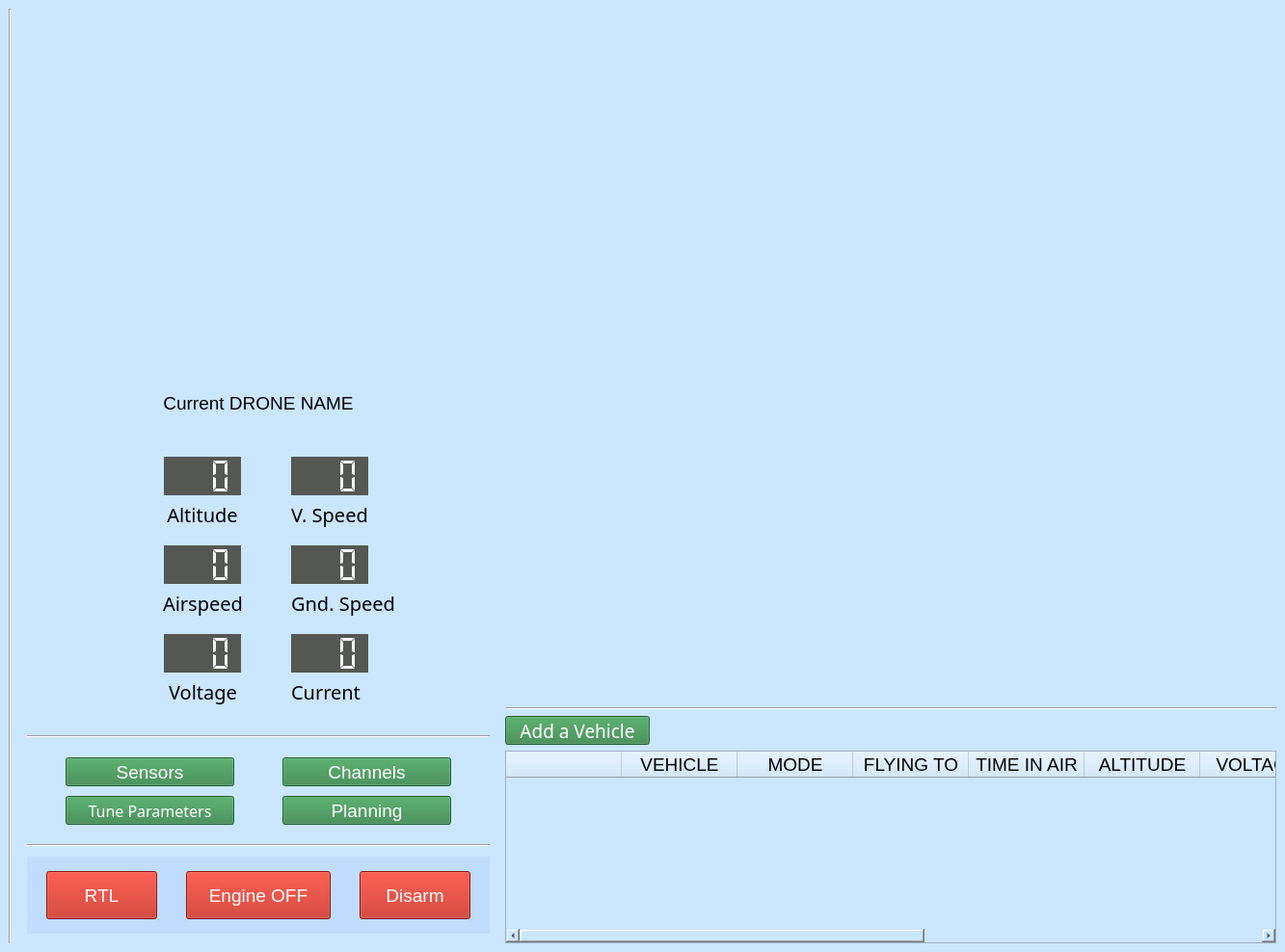
<?xml version="1.0" encoding="UTF-8"?>
<ui version="4.0">
 <class>MainWindow_main</class>
 <widget class="QMainWindow" name="MainWindow_main">
  <property name="geometry">
   <rect>
    <x>0</x>
    <y>0</y>
    <width>1285</width>
    <height>988</height>
   </rect>
  </property>
  <property name="sizePolicy">
   <sizepolicy hsizetype="Expanding" vsizetype="Expanding">
    <horstretch>0</horstretch>
    <verstretch>0</verstretch>
   </sizepolicy>
  </property>
  <property name="maximumSize">
   <size>
    <width>16777215</width>
    <height>16777215</height>
   </size>
  </property>
  <property name="palette">
   <palette>
    <active>
     <colorrole role="Button">
      <brush brushstyle="SolidPattern">
       <color alpha="255">
        <red>203</red>
        <green>230</green>
        <blue>255</blue>
       </color>
      </brush>
     </colorrole>
     <colorrole role="Base">
      <brush brushstyle="SolidPattern">
       <color alpha="255">
        <red>255</red>
        <green>255</green>
        <blue>255</blue>
       </color>
      </brush>
     </colorrole>
     <colorrole role="Window">
      <brush brushstyle="SolidPattern">
       <color alpha="255">
        <red>203</red>
        <green>230</green>
        <blue>255</blue>
       </color>
      </brush>
     </colorrole>
    </active>
    <inactive>
     <colorrole role="Button">
      <brush brushstyle="SolidPattern">
       <color alpha="255">
        <red>203</red>
        <green>230</green>
        <blue>255</blue>
       </color>
      </brush>
     </colorrole>
     <colorrole role="Base">
      <brush brushstyle="SolidPattern">
       <color alpha="255">
        <red>255</red>
        <green>255</green>
        <blue>255</blue>
       </color>
      </brush>
     </colorrole>
     <colorrole role="Window">
      <brush brushstyle="SolidPattern">
       <color alpha="255">
        <red>203</red>
        <green>230</green>
        <blue>255</blue>
       </color>
      </brush>
     </colorrole>
    </inactive>
    <disabled>
     <colorrole role="Button">
      <brush brushstyle="SolidPattern">
       <color alpha="255">
        <red>203</red>
        <green>230</green>
        <blue>255</blue>
       </color>
      </brush>
     </colorrole>
     <colorrole role="Base">
      <brush brushstyle="SolidPattern">
       <color alpha="255">
        <red>203</red>
        <green>230</green>
        <blue>255</blue>
       </color>
      </brush>
     </colorrole>
     <colorrole role="Window">
      <brush brushstyle="SolidPattern">
       <color alpha="255">
        <red>203</red>
        <green>230</green>
        <blue>255</blue>
       </color>
      </brush>
     </colorrole>
    </disabled>
   </palette>
  </property>
  <property name="font">
   <font>
    <pointsize>14</pointsize>
    <weight>50</weight>
    <bold>false</bold>
    <underline>false</underline>
   </font>
  </property>
  <property name="windowTitle">
   <string>MainWindow</string>
  </property>
  <property name="styleSheet">
   <string notr="true"/>
  </property>
  <property name="tabShape">
   <enum>QTabWidget::Rounded</enum>
  </property>
  <widget class="QWidget" name="widget_main">
   <property name="sizePolicy">
    <sizepolicy hsizetype="Expanding" vsizetype="Expanding">
     <horstretch>0</horstretch>
     <verstretch>0</verstretch>
    </sizepolicy>
   </property>
   <property name="toolTip">
    <string>&lt;html&gt;&lt;head/&gt;&lt;body&gt;&lt;p align=&quot;center&quot;&gt;&lt;br/&gt;&lt;/p&gt;&lt;/body&gt;&lt;/html&gt;</string>
   </property>
   <property name="layoutDirection">
    <enum>Qt::LeftToRight</enum>
   </property>
   <property name="autoFillBackground">
    <bool>false</bool>
   </property>
   <property name="styleSheet">
    <string notr="true">background-color:(255,0,0)</string>
   </property>
   <layout class="QHBoxLayout" name="horizontalLayout_2" stretch="1,0,0">
    <item>
     <widget class="Line" name="line_2">
      <property name="orientation">
       <enum>Qt::Vertical</enum>
      </property>
     </widget>
    </item>
    <item>
     <widget class="QWidget" name="verticalWidget" native="true">
      <property name="minimumSize">
       <size>
        <width>0</width>
        <height>970</height>
       </size>
      </property>
      <property name="maximumSize">
       <size>
        <width>450</width>
        <height>16777215</height>
       </size>
      </property>
      <layout class="QVBoxLayout" name="verticalLayout" stretch="1,0,0,0,0,0,0,0">
       <property name="spacing">
        <number>10</number>
       </property>
       <property name="sizeConstraint">
        <enum>QLayout::SetMaximumSize</enum>
       </property>
       <property name="leftMargin">
        <number>10</number>
       </property>
       <property name="topMargin">
        <number>10</number>
       </property>
       <property name="rightMargin">
        <number>10</number>
       </property>
       <property name="bottomMargin">
        <number>10</number>
       </property>
       <item>
        <widget class="pyG5AIWidget" name="widget_hud" native="true">
         <property name="sizePolicy">
          <sizepolicy hsizetype="Fixed" vsizetype="Fixed">
           <horstretch>0</horstretch>
           <verstretch>0</verstretch>
          </sizepolicy>
         </property>
         <property name="minimumSize">
          <size>
           <width>480</width>
           <height>360</height>
          </size>
         </property>
         <property name="maximumSize">
          <size>
           <width>480</width>
           <height>360</height>
          </size>
         </property>
        </widget>
       </item>
       <item>
        <spacer name="verticalSpacer_10">
         <property name="orientation">
          <enum>Qt::Vertical</enum>
         </property>
         <property name="sizeType">
          <enum>QSizePolicy::Minimum</enum>
         </property>
         <property name="sizeHint" stdset="0">
          <size>
           <width>20</width>
           <height>30</height>
          </size>
         </property>
        </spacer>
       </item>
       <item>
        <widget class="QLabel" name="label_seluav">
         <property name="sizePolicy">
          <sizepolicy hsizetype="Preferred" vsizetype="Fixed">
           <horstretch>0</horstretch>
           <verstretch>3</verstretch>
          </sizepolicy>
         </property>
         <property name="minimumSize">
          <size>
           <width>0</width>
           <height>50</height>
          </size>
         </property>
         <property name="maximumSize">
          <size>
           <width>16777215</width>
           <height>50</height>
          </size>
         </property>
         <property name="styleSheet">
          <string notr="true">background-color: rgba(0,0,0,0);
color: rgb(0, 0, 0);
font: 75 20pt &quot;URW Bookman L&quot;;</string>
         </property>
         <property name="text">
          <string>Current DRONE NAME</string>
         </property>
         <property name="alignment">
          <set>Qt::AlignCenter</set>
         </property>
        </widget>
       </item>
       <item>
        <widget class="QWidget" name="formLayout_3" native="true">
         <property name="sizePolicy">
          <sizepolicy hsizetype="Preferred" vsizetype="Preferred">
           <horstretch>1</horstretch>
           <verstretch>1</verstretch>
          </sizepolicy>
         </property>
         <property name="maximumSize">
          <size>
           <width>16777215</width>
           <height>16777215</height>
          </size>
         </property>
         <property name="layoutDirection">
          <enum>Qt::LeftToRight</enum>
         </property>
         <property name="styleSheet">
          <string notr="true"/>
         </property>
         <layout class="QFormLayout" name="formLayout_5">
          <property name="fieldGrowthPolicy">
           <enum>QFormLayout::ExpandingFieldsGrow</enum>
          </property>
          <property name="labelAlignment">
           <set>Qt::AlignCenter</set>
          </property>
          <property name="formAlignment">
           <set>Qt::AlignHCenter|Qt::AlignTop</set>
          </property>
          <property name="horizontalSpacing">
           <number>50</number>
          </property>
          <item row="0" column="1">
           <spacer name="verticalSpacer_3">
            <property name="orientation">
             <enum>Qt::Vertical</enum>
            </property>
            <property name="sizeHint" stdset="0">
             <size>
              <width>114</width>
              <height>13</height>
             </size>
            </property>
           </spacer>
          </item>
          <item row="2" column="0">
           <widget class="QLCDNumber" name="lcdNumber_altitude">
            <property name="minimumSize">
             <size>
              <width>80</width>
              <height>40</height>
             </size>
            </property>
            <property name="font">
             <font>
              <family>Ubuntu Condensed</family>
              <pointsize>14</pointsize>
              <weight>9</weight>
              <italic>false</italic>
              <bold>false</bold>
             </font>
            </property>
            <property name="layoutDirection">
             <enum>Qt::LeftToRight</enum>
            </property>
            <property name="styleSheet">
             <string notr="true">color: rgb(243, 243, 243);
font: 75 14pt &quot;Ubuntu Condensed&quot;;
background-color: rgb(85, 87, 83);</string>
            </property>
            <property name="frameShape">
             <enum>QFrame::NoFrame</enum>
            </property>
            <property name="frameShadow">
             <enum>QFrame::Sunken</enum>
            </property>
            <property name="smallDecimalPoint">
             <bool>false</bool>
            </property>
            <property name="digitCount">
             <number>3</number>
            </property>
            <property name="segmentStyle">
             <enum>QLCDNumber::Flat</enum>
            </property>
           </widget>
          </item>
          <item row="2" column="1">
           <widget class="QLCDNumber" name="lcdNumber_vspeed">
            <property name="minimumSize">
             <size>
              <width>80</width>
              <height>40</height>
             </size>
            </property>
            <property name="font">
             <font>
              <family>Ubuntu Condensed</family>
              <pointsize>14</pointsize>
              <weight>9</weight>
              <italic>false</italic>
              <bold>false</bold>
             </font>
            </property>
            <property name="layoutDirection">
             <enum>Qt::LeftToRight</enum>
            </property>
            <property name="styleSheet">
             <string notr="true">color: rgb(243, 243, 243);
font: 75 14pt &quot;Ubuntu Condensed&quot;;
background-color: rgb(85, 87, 83);</string>
            </property>
            <property name="frameShape">
             <enum>QFrame::NoFrame</enum>
            </property>
            <property name="frameShadow">
             <enum>QFrame::Sunken</enum>
            </property>
            <property name="smallDecimalPoint">
             <bool>false</bool>
            </property>
            <property name="digitCount">
             <number>3</number>
            </property>
            <property name="segmentStyle">
             <enum>QLCDNumber::Flat</enum>
            </property>
           </widget>
          </item>
          <item row="3" column="0">
           <widget class="QLabel" name="label_altitude">
            <property name="sizePolicy">
             <sizepolicy hsizetype="Preferred" vsizetype="Preferred">
              <horstretch>0</horstretch>
              <verstretch>0</verstretch>
             </sizepolicy>
            </property>
            <property name="font">
             <font>
              <family>Waree</family>
              <pointsize>15</pointsize>
              <weight>9</weight>
              <italic>false</italic>
              <bold>false</bold>
             </font>
            </property>
            <property name="statusTip">
             <string extracomment="Altitude in metres"/>
            </property>
            <property name="styleSheet">
             <string notr="true">background-color: rgba(0,0,0,0);
font: 75 15pt &quot;Waree&quot;;
color: rgb(0, 0, 0);
</string>
            </property>
            <property name="frameShape">
             <enum>QFrame::NoFrame</enum>
            </property>
            <property name="text">
             <string>Altitude</string>
            </property>
            <property name="alignment">
             <set>Qt::AlignCenter</set>
            </property>
           </widget>
          </item>
          <item row="3" column="1">
           <widget class="QLabel" name="label_vspeed">
            <property name="sizePolicy">
             <sizepolicy hsizetype="Preferred" vsizetype="Preferred">
              <horstretch>0</horstretch>
              <verstretch>0</verstretch>
             </sizepolicy>
            </property>
            <property name="font">
             <font>
              <family>Waree</family>
              <pointsize>15</pointsize>
              <weight>9</weight>
              <italic>false</italic>
              <bold>false</bold>
             </font>
            </property>
            <property name="statusTip">
             <string extracomment="Altitude in metres"/>
            </property>
            <property name="styleSheet">
             <string notr="true">background-color: rgba(0,0,0,0);
font: 75 15pt &quot;Waree&quot;;
color: rgb(0, 0, 0);
</string>
            </property>
            <property name="frameShape">
             <enum>QFrame::NoFrame</enum>
            </property>
            <property name="text">
             <string>V. Speed</string>
            </property>
            <property name="alignment">
             <set>Qt::AlignCenter</set>
            </property>
           </widget>
          </item>
          <item row="6" column="0">
           <widget class="QLCDNumber" name="lcdNumber_airspeed">
            <property name="minimumSize">
             <size>
              <width>80</width>
              <height>40</height>
             </size>
            </property>
            <property name="font">
             <font>
              <family>Ubuntu Condensed</family>
              <pointsize>14</pointsize>
              <weight>9</weight>
              <italic>false</italic>
              <bold>false</bold>
             </font>
            </property>
            <property name="layoutDirection">
             <enum>Qt::LeftToRight</enum>
            </property>
            <property name="styleSheet">
             <string notr="true">color: rgb(243, 243, 243);
font: 75 14pt &quot;Ubuntu Condensed&quot;;
background-color: rgb(85, 87, 83);</string>
            </property>
            <property name="frameShape">
             <enum>QFrame::NoFrame</enum>
            </property>
            <property name="frameShadow">
             <enum>QFrame::Sunken</enum>
            </property>
            <property name="digitCount">
             <number>3</number>
            </property>
            <property name="segmentStyle">
             <enum>QLCDNumber::Flat</enum>
            </property>
           </widget>
          </item>
          <item row="6" column="1">
           <widget class="QLCDNumber" name="lcdNumber_gndspeed">
            <property name="minimumSize">
             <size>
              <width>80</width>
              <height>40</height>
             </size>
            </property>
            <property name="font">
             <font>
              <family>Ubuntu Condensed</family>
              <pointsize>14</pointsize>
              <weight>9</weight>
              <italic>false</italic>
              <bold>false</bold>
             </font>
            </property>
            <property name="layoutDirection">
             <enum>Qt::LeftToRight</enum>
            </property>
            <property name="styleSheet">
             <string notr="true">color: rgb(243, 243, 243);
font: 75 14pt &quot;Ubuntu Condensed&quot;;
background-color: rgb(85, 87, 83);</string>
            </property>
            <property name="frameShape">
             <enum>QFrame::NoFrame</enum>
            </property>
            <property name="frameShadow">
             <enum>QFrame::Sunken</enum>
            </property>
            <property name="digitCount">
             <number>3</number>
            </property>
            <property name="segmentStyle">
             <enum>QLCDNumber::Flat</enum>
            </property>
           </widget>
          </item>
          <item row="7" column="0">
           <widget class="QLabel" name="label_airspeed">
            <property name="sizePolicy">
             <sizepolicy hsizetype="Preferred" vsizetype="Preferred">
              <horstretch>0</horstretch>
              <verstretch>0</verstretch>
             </sizepolicy>
            </property>
            <property name="font">
             <font>
              <family>Waree</family>
              <pointsize>15</pointsize>
              <weight>9</weight>
              <italic>false</italic>
              <bold>false</bold>
             </font>
            </property>
            <property name="statusTip">
             <string extracomment="Altitude in metres"/>
            </property>
            <property name="styleSheet">
             <string notr="true">background-color: rgba(0,0,0,0);
font: 75 15pt &quot;Waree&quot;;
color: rgb(0, 0, 0);
</string>
            </property>
            <property name="frameShape">
             <enum>QFrame::NoFrame</enum>
            </property>
            <property name="text">
             <string>Airspeed</string>
            </property>
            <property name="alignment">
             <set>Qt::AlignCenter</set>
            </property>
           </widget>
          </item>
          <item row="7" column="1">
           <widget class="QLabel" name="label_gndspeed">
            <property name="sizePolicy">
             <sizepolicy hsizetype="Preferred" vsizetype="Preferred">
              <horstretch>0</horstretch>
              <verstretch>0</verstretch>
             </sizepolicy>
            </property>
            <property name="font">
             <font>
              <family>Waree</family>
              <pointsize>15</pointsize>
              <weight>9</weight>
              <italic>false</italic>
              <bold>false</bold>
             </font>
            </property>
            <property name="statusTip">
             <string extracomment="Altitude in metres"/>
            </property>
            <property name="styleSheet">
             <string notr="true">background-color: rgba(0,0,0,0);
font: 75 15pt &quot;Waree&quot;;
color: rgb(0, 0, 0);
</string>
            </property>
            <property name="frameShape">
             <enum>QFrame::NoFrame</enum>
            </property>
            <property name="text">
             <string>Gnd. Speed</string>
            </property>
            <property name="alignment">
             <set>Qt::AlignCenter</set>
            </property>
           </widget>
          </item>
          <item row="9" column="1">
           <spacer name="verticalSpacer_2">
            <property name="orientation">
             <enum>Qt::Vertical</enum>
            </property>
            <property name="sizeHint" stdset="0">
             <size>
              <width>114</width>
              <height>13</height>
             </size>
            </property>
           </spacer>
          </item>
          <item row="10" column="0">
           <widget class="QLCDNumber" name="lcdNumber_voltage">
            <property name="minimumSize">
             <size>
              <width>80</width>
              <height>40</height>
             </size>
            </property>
            <property name="font">
             <font>
              <family>Ubuntu Condensed</family>
              <pointsize>14</pointsize>
              <weight>9</weight>
              <italic>false</italic>
              <bold>false</bold>
             </font>
            </property>
            <property name="layoutDirection">
             <enum>Qt::LeftToRight</enum>
            </property>
            <property name="styleSheet">
             <string notr="true">color: rgb(243, 243, 243);
font: 75 14pt &quot;Ubuntu Condensed&quot;;
background-color: rgb(85, 87, 83);</string>
            </property>
            <property name="frameShape">
             <enum>QFrame::NoFrame</enum>
            </property>
            <property name="frameShadow">
             <enum>QFrame::Sunken</enum>
            </property>
            <property name="digitCount">
             <number>3</number>
            </property>
            <property name="segmentStyle">
             <enum>QLCDNumber::Flat</enum>
            </property>
           </widget>
          </item>
          <item row="10" column="1">
           <widget class="QLCDNumber" name="lcdNumber_current">
            <property name="minimumSize">
             <size>
              <width>80</width>
              <height>40</height>
             </size>
            </property>
            <property name="font">
             <font>
              <family>Ubuntu Condensed</family>
              <pointsize>14</pointsize>
              <weight>9</weight>
              <italic>false</italic>
              <bold>false</bold>
             </font>
            </property>
            <property name="layoutDirection">
             <enum>Qt::LeftToRight</enum>
            </property>
            <property name="styleSheet">
             <string notr="true">color: rgb(243, 243, 243);
font: 75 14pt &quot;Ubuntu Condensed&quot;;
background-color: rgb(85, 87, 83);</string>
            </property>
            <property name="frameShape">
             <enum>QFrame::NoFrame</enum>
            </property>
            <property name="frameShadow">
             <enum>QFrame::Sunken</enum>
            </property>
            <property name="digitCount">
             <number>3</number>
            </property>
            <property name="segmentStyle">
             <enum>QLCDNumber::Flat</enum>
            </property>
           </widget>
          </item>
          <item row="11" column="0">
           <widget class="QLabel" name="label_voltage">
            <property name="sizePolicy">
             <sizepolicy hsizetype="Preferred" vsizetype="Preferred">
              <horstretch>0</horstretch>
              <verstretch>0</verstretch>
             </sizepolicy>
            </property>
            <property name="font">
             <font>
              <family>Waree</family>
              <pointsize>15</pointsize>
              <weight>9</weight>
              <italic>false</italic>
              <bold>false</bold>
             </font>
            </property>
            <property name="statusTip">
             <string extracomment="Altitude in metres"/>
            </property>
            <property name="styleSheet">
             <string notr="true">background-color: rgba(0,0,0,0);
font: 75 15pt &quot;Waree&quot;;
color: rgb(0, 0, 0);
</string>
            </property>
            <property name="frameShape">
             <enum>QFrame::NoFrame</enum>
            </property>
            <property name="text">
             <string>Voltage</string>
            </property>
            <property name="alignment">
             <set>Qt::AlignCenter</set>
            </property>
           </widget>
          </item>
          <item row="11" column="1">
           <widget class="QLabel" name="label_current">
            <property name="sizePolicy">
             <sizepolicy hsizetype="Preferred" vsizetype="Preferred">
              <horstretch>0</horstretch>
              <verstretch>0</verstretch>
             </sizepolicy>
            </property>
            <property name="font">
             <font>
              <family>Waree</family>
              <pointsize>15</pointsize>
              <weight>9</weight>
              <italic>false</italic>
              <bold>false</bold>
             </font>
            </property>
            <property name="statusTip">
             <string extracomment="Altitude in metres"/>
            </property>
            <property name="styleSheet">
             <string notr="true">background-color: rgba(0,0,0,0);
font: 75 15pt &quot;Waree&quot;;
color: rgb(0, 0, 0);
</string>
            </property>
            <property name="frameShape">
             <enum>QFrame::NoFrame</enum>
            </property>
            <property name="text">
             <string>Current</string>
            </property>
            <property name="alignment">
             <set>Qt::AlignCenter</set>
            </property>
           </widget>
          </item>
          <item row="13" column="1">
           <spacer name="verticalSpacer_4">
            <property name="orientation">
             <enum>Qt::Vertical</enum>
            </property>
            <property name="sizeHint" stdset="0">
             <size>
              <width>20</width>
              <height>40</height>
             </size>
            </property>
           </spacer>
          </item>
          <item row="5" column="1">
           <spacer name="verticalSpacer">
            <property name="orientation">
             <enum>Qt::Vertical</enum>
            </property>
            <property name="sizeHint" stdset="0">
             <size>
              <width>114</width>
              <height>13</height>
             </size>
            </property>
           </spacer>
          </item>
          <item row="8" column="1">
           <spacer name="verticalSpacer_5">
            <property name="orientation">
             <enum>Qt::Vertical</enum>
            </property>
            <property name="sizeHint" stdset="0">
             <size>
              <width>20</width>
              <height>40</height>
             </size>
            </property>
           </spacer>
          </item>
          <item row="4" column="1">
           <spacer name="verticalSpacer_6">
            <property name="orientation">
             <enum>Qt::Vertical</enum>
            </property>
            <property name="sizeHint" stdset="0">
             <size>
              <width>20</width>
              <height>40</height>
             </size>
            </property>
           </spacer>
          </item>
          <item row="1" column="1">
           <spacer name="verticalSpacer_7">
            <property name="orientation">
             <enum>Qt::Vertical</enum>
            </property>
            <property name="sizeHint" stdset="0">
             <size>
              <width>20</width>
              <height>40</height>
             </size>
            </property>
           </spacer>
          </item>
          <item row="12" column="1">
           <spacer name="verticalSpacer_8">
            <property name="orientation">
             <enum>Qt::Vertical</enum>
            </property>
            <property name="sizeHint" stdset="0">
             <size>
              <width>20</width>
              <height>40</height>
             </size>
            </property>
           </spacer>
          </item>
         </layout>
        </widget>
       </item>
       <item>
        <widget class="Line" name="line_4">
         <property name="orientation">
          <enum>Qt::Horizontal</enum>
         </property>
        </widget>
       </item>
       <item>
        <widget class="QWidget" name="gridlayout_functions" native="true">
         <property name="maximumSize">
          <size>
           <width>16777215</width>
           <height>90</height>
          </size>
         </property>
         <layout class="QGridLayout" name="gridLayout_3">
          <property name="leftMargin">
           <number>40</number>
          </property>
          <property name="topMargin">
           <number>10</number>
          </property>
          <property name="rightMargin">
           <number>40</number>
          </property>
          <property name="bottomMargin">
           <number>10</number>
          </property>
          <property name="horizontalSpacing">
           <number>50</number>
          </property>
          <property name="verticalSpacing">
           <number>10</number>
          </property>
          <item row="2" column="0">
           <widget class="QPushButton" name="pushButton_tune">
            <property name="font">
             <font>
              <family>Umpush</family>
              <pointsize>12</pointsize>
              <weight>50</weight>
              <italic>false</italic>
              <bold>false</bold>
             </font>
            </property>
            <property name="styleSheet">
             <string notr="true">background-color: rgb(48,132,70);
color: rgb(255, 255, 255);
font: 12pt &quot;Umpush&quot;;</string>
            </property>
            <property name="text">
             <string>Tune Parameters</string>
            </property>
           </widget>
          </item>
          <item row="2" column="1">
           <widget class="QPushButton" name="pushButton_planning">
            <property name="styleSheet">
             <string notr="true">background-color: rgb(48,132,70);
color: rgb(255, 255, 255);
font: 12pt &quot;Umpush&quot;;</string>
            </property>
            <property name="text">
             <string>Planning</string>
            </property>
           </widget>
          </item>
          <item row="1" column="0">
           <widget class="QPushButton" name="pushButton_sensors">
            <property name="styleSheet">
             <string notr="true">background-color: rgb(48,132,70);
color: rgb(255, 255, 255);
font: 12pt &quot;Umpush&quot;;</string>
            </property>
            <property name="text">
             <string>Sensors</string>
            </property>
           </widget>
          </item>
          <item row="1" column="1">
           <widget class="QPushButton" name="pushButton_rc">
            <property name="styleSheet">
             <string notr="true">background-color: rgb(48,132,70);
color: rgb(255, 255, 255);
font: 12pt &quot;Umpush&quot;;</string>
            </property>
            <property name="text">
             <string>Channels</string>
            </property>
           </widget>
          </item>
         </layout>
        </widget>
       </item>
       <item>
        <widget class="Line" name="line_3">
         <property name="orientation">
          <enum>Qt::Horizontal</enum>
         </property>
        </widget>
       </item>
       <item>
        <widget class="QWidget" name="horizontalWidget" native="true">
         <property name="minimumSize">
          <size>
           <width>0</width>
           <height>80</height>
          </size>
         </property>
         <property name="layoutDirection">
          <enum>Qt::LeftToRight</enum>
         </property>
         <property name="styleSheet">
          <string notr="true">background-color: rgb(192, 220, 255);</string>
         </property>
         <layout class="QHBoxLayout" name="horizontalLayout_4">
          <property name="spacing">
           <number>30</number>
          </property>
          <property name="leftMargin">
           <number>20</number>
          </property>
          <property name="rightMargin">
           <number>20</number>
          </property>
          <item>
           <widget class="QPushButton" name="pushButton_RTL">
            <property name="minimumSize">
             <size>
              <width>90</width>
              <height>50</height>
             </size>
            </property>
            <property name="styleSheet">
             <string notr="true">background-color: rgb(187,30,16);
color: rgb(255, 255, 255);
font: 75 20pt &quot;Padauk Book [PYRS]&quot;;</string>
            </property>
            <property name="text">
             <string>RTL</string>
            </property>
           </widget>
          </item>
          <item>
           <widget class="QPushButton" name="pushButton_engineOff">
            <property name="minimumSize">
             <size>
              <width>150</width>
              <height>50</height>
             </size>
            </property>
            <property name="styleSheet">
             <string notr="true">background-color: rgb(187,30,16);
color: rgb(255, 255, 255);
font: 75 20pt &quot;Padauk Book [PYRS]&quot;;</string>
            </property>
            <property name="text">
             <string>Engine OFF</string>
            </property>
           </widget>
          </item>
          <item>
           <widget class="QPushButton" name="pushButton_disarm">
            <property name="minimumSize">
             <size>
              <width>90</width>
              <height>50</height>
             </size>
            </property>
            <property name="styleSheet">
             <string notr="true">background-color: rgb(187,30,16);
color: rgb(255, 255, 255);
font: 75 20pt &quot;Padauk Book [PYRS]&quot;;</string>
            </property>
            <property name="text">
             <string>Disarm</string>
            </property>
           </widget>
          </item>
         </layout>
        </widget>
       </item>
      </layout>
     </widget>
    </item>
    <item>
     <layout class="QVBoxLayout" name="verticalLayout_2" stretch="0,0,0,0">
      <item>
       <widget class="MapWidget" name="widget_map" native="true"/>
      </item>
      <item>
       <widget class="Line" name="line">
        <property name="orientation">
         <enum>Qt::Horizontal</enum>
        </property>
       </widget>
      </item>
      <item>
       <layout class="QHBoxLayout" name="horizontalLayout">
        <item>
         <widget class="QPushButton" name="pushButton_addvehicle">
          <property name="minimumSize">
           <size>
            <width>150</width>
            <height>0</height>
           </size>
          </property>
          <property name="maximumSize">
           <size>
            <width>16777215</width>
            <height>30</height>
           </size>
          </property>
          <property name="font">
           <font>
            <family>Umpush</family>
            <pointsize>14</pointsize>
            <weight>50</weight>
            <italic>false</italic>
            <bold>false</bold>
           </font>
          </property>
          <property name="styleSheet">
           <string notr="true">background-color: rgb(48,132,70);
color: rgb(255, 255, 255);
font: 14pt &quot;Umpush&quot;;</string>
          </property>
          <property name="text">
           <string>Add a Vehicle</string>
          </property>
         </widget>
        </item>
        <item>
         <spacer name="horizontalSpacer">
          <property name="font">
           <font>
            <kerning>true</kerning>
           </font>
          </property>
          <property name="orientation">
           <enum>Qt::Horizontal</enum>
          </property>
          <property name="sizeHint" stdset="0">
           <size>
            <width>40</width>
            <height>20</height>
           </size>
          </property>
         </spacer>
        </item>
       </layout>
      </item>
      <item>
       <widget class="QTableWidget" name="tableWidget">
        <property name="minimumSize">
         <size>
          <width>800</width>
          <height>100</height>
         </size>
        </property>
        <property name="maximumSize">
         <size>
          <width>16777215</width>
          <height>200</height>
         </size>
        </property>
        <property name="font">
         <font>
          <kerning>true</kerning>
         </font>
        </property>
        <property name="styleSheet">
         <string notr="true">background-color: rgb(203, 230, 255);</string>
        </property>
        <property name="frameShape">
         <enum>QFrame::StyledPanel</enum>
        </property>
        <property name="horizontalScrollBarPolicy">
         <enum>Qt::ScrollBarAsNeeded</enum>
        </property>
        <property name="sortingEnabled">
         <bool>true</bool>
        </property>
        <property name="cornerButtonEnabled">
         <bool>true</bool>
        </property>
        <attribute name="horizontalHeaderVisible">
         <bool>true</bool>
        </attribute>
        <attribute name="horizontalHeaderCascadingSectionResizes">
         <bool>false</bool>
        </attribute>
        <attribute name="horizontalHeaderDefaultSectionSize">
         <number>120</number>
        </attribute>
        <attribute name="horizontalHeaderShowSortIndicator" stdset="0">
         <bool>false</bool>
        </attribute>
        <attribute name="horizontalHeaderStretchLastSection">
         <bool>false</bool>
        </attribute>
        <attribute name="verticalHeaderVisible">
         <bool>true</bool>
        </attribute>
        <column>
         <property name="text">
          <string/>
         </property>
        </column>
        <column>
         <property name="text">
          <string>VEHICLE</string>
         </property>
        </column>
        <column>
         <property name="text">
          <string>MODE</string>
         </property>
        </column>
        <column>
         <property name="text">
          <string>FLYING TO</string>
         </property>
        </column>
        <column>
         <property name="text">
          <string>TIME IN AIR</string>
         </property>
        </column>
        <column>
         <property name="text">
          <string>ALTITUDE</string>
         </property>
        </column>
        <column>
         <property name="text">
          <string>VOLTAGE</string>
         </property>
        </column>
        <column>
         <property name="text">
          <string>CURRENT</string>
         </property>
        </column>
        <column>
         <property name="text">
          <string>RELAY</string>
         </property>
        </column>
        <column>
         <property name="text">
          <string>ENGINE</string>
         </property>
        </column>
        <column>
         <property name="text">
          <string>DISCONNECT</string>
         </property>
        </column>
       </widget>
      </item>
     </layout>
    </item>
   </layout>
  </widget>
 </widget>
 <customwidgets>
  <customwidget>
   <class>pyG5AIWidget</class>
   <extends>QWidget</extends>
   <header>gust.gui.ui.attitude_ind_widget.h</header>
   <container>1</container>
  </customwidget>
  <customwidget>
   <class>MapWidget</class>
   <extends>QWidget</extends>
   <header>gust.gui.ui.map_widget.h</header>
   <container>1</container>
  </customwidget>
 </customwidgets>
 <resources/>
 <connections/>
</ui>
